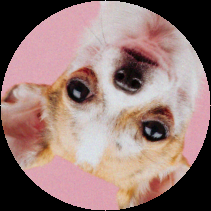
#> input picture inner_image.png, 211 x 211 px
$ python ds.py
#> lines starting #> are read from the running program, lines starting #| are printed output that depends on the picture
import cv2
import numpy as np

def detect_similar_objects(image_path, threshold_area=500, threshold_similarity=0.8):
    # Load the image
    img = cv2.imread(image_path)

    # Convert the image to grayscale
    gray = cv2.cvtColor(img, cv2.COLOR_BGR2GRAY)

    # Apply adaptive thresholding to create a binary image
    _, binary = cv2.threshold(gray, 200, 255, cv2.THRESH_BINARY_INV)

    # Find contours in the binary image
    contours, _ = cv2.findContours(binary, cv2.RETR_EXTERNAL, cv2.CHAIN_APPROX_SIMPLE)

    # Filter contours based on area
    filtered_contours = [contour for contour in contours if cv2.contourArea(contour) > threshold_area]

    # Store the contours as arrays
    shape_arrays = []
    for contour in filtered_contours:
        contour_array = contour.squeeze(axis=1)  # Remove redundant axis
        shape_arrays.append(contour_array)

    # Draw the filtered contours on the image
    cv2.drawContours(img, filtered_contours, -1, (0, 255, 0), 2)

    # Show the image with the detected contours
    cv2.imshow('Similar Objects', img)
    cv2.waitKey(0)
    cv2.destroyAllWindows()

    return shape_arrays

# Load the sliced captcha image: inner circle and outer circle
inner_circle_image = cv2.imread('inner_image.png', cv2.IMREAD_GRAYSCALE)
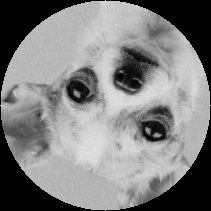
#> inner_circle_image: shape (211, 211); min 0, max 227, mean 129
outer_circle_image = cv2.imread('outer_image.png', cv2.IMREAD_GRAYSCALE)
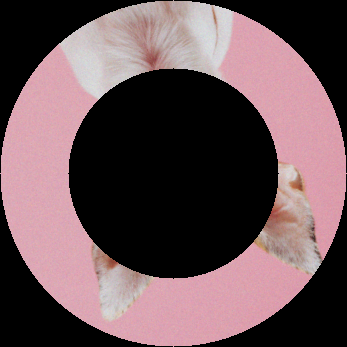
#> input picture outer_image.png, 347 x 347 px
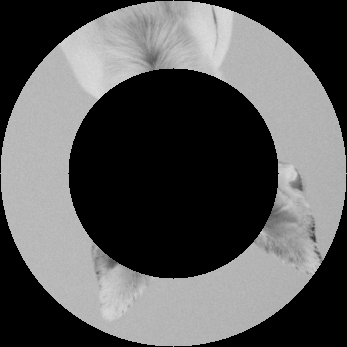
#> outer_circle_image: shape (347, 347); min 0, max 223, mean 89

# Determine the maximum dimensions
max_height = max(inner_circle_image.shape[0], outer_circle_image.shape[0])
#> max_height = 347
max_width = max(inner_circle_image.shape[1], outer_circle_image.shape[1])
#> max_width = 347

# Resize the images to a common size
resized_inner_circle = cv2.resize(inner_circle_image, (max_width, max_height))
resized_outer_circle = cv2.resize(outer_circle_image, (max_width, max_height))

# Pad the smaller image to match the dimensions of the larger image
padded_inner_circle = cv2.copyMakeBorder(resized_inner_circle, 0, max_height - resized_inner_circle.shape[0], 0, max_width - resized_inner_circle.shape[1], cv2.BORDER_CONSTANT, value=0)
padded_outer_circle = cv2.copyMakeBorder(resized_outer_circle, 0, max_height - resized_outer_circle.shape[0], 0, max_width - resized_outer_circle.shape[1], cv2.BORDER_CONSTANT, value=0)

# Find the rotation angle of each piece using image moments
inner_moments = cv2.moments(padded_inner_circle)
#> inner_moments = moments, m00 15523546, centre m10/m00, m01/m00 = (173.7, 173.7)
inner_angle = np.degrees(np.arctan2(inner_moments['mu11'], inner_moments['mu20'] - inner_moments['mu02']) / 2)
#> inner_angle = 82.92

outer_moments = cv2.moments(padded_outer_circle)
#> outer_moments = moments, m00 10718362, centre m10/m00, m01/m00 = (170.9, 171.8)
outer_angle = np.degrees(np.arctan2(outer_moments['mu11'], outer_moments['mu20'] - outer_moments['mu02']) / 2)
#> outer_angle = -74.26

# Calculate the angle difference between the two pieces
angle_diff = inner_angle - outer_angle
#> angle_diff = 157.2

# Rotate the outer circle piece to match the rotation of the inner circle piece
rotation_matrix = cv2.getRotationMatrix2D((max_width // 2, max_height // 2), angle_diff, 1)
#> rotation_matrix = [[-0.922, 0.388, 265.4], [-0.388, -0.922, 399.6]]
synchronized_outer_circle = cv2.warpAffine(padded_outer_circle, rotation_matrix, (max_width, max_height))
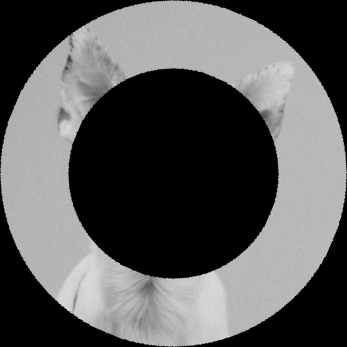
#> synchronized_outer_circle: shape (347, 347); min 0, max 221, mean 89

# Display the synchronized captcha image
synchronized_image = cv2.addWeighted(padded_inner_circle, 0.5, synchronized_outer_circle, 0.5, 0)
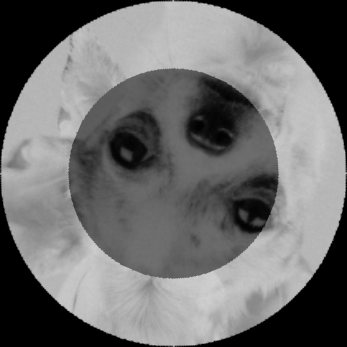
#> synchronized_image: shape (347, 347); min 0, max 210, mean 109
cv2.imshow('Synchronized Captcha', synchronized_image)
cv2.waitKey(0)
cv2.destroyAllWindows()


# [13 lines of commented-out code are left out]
